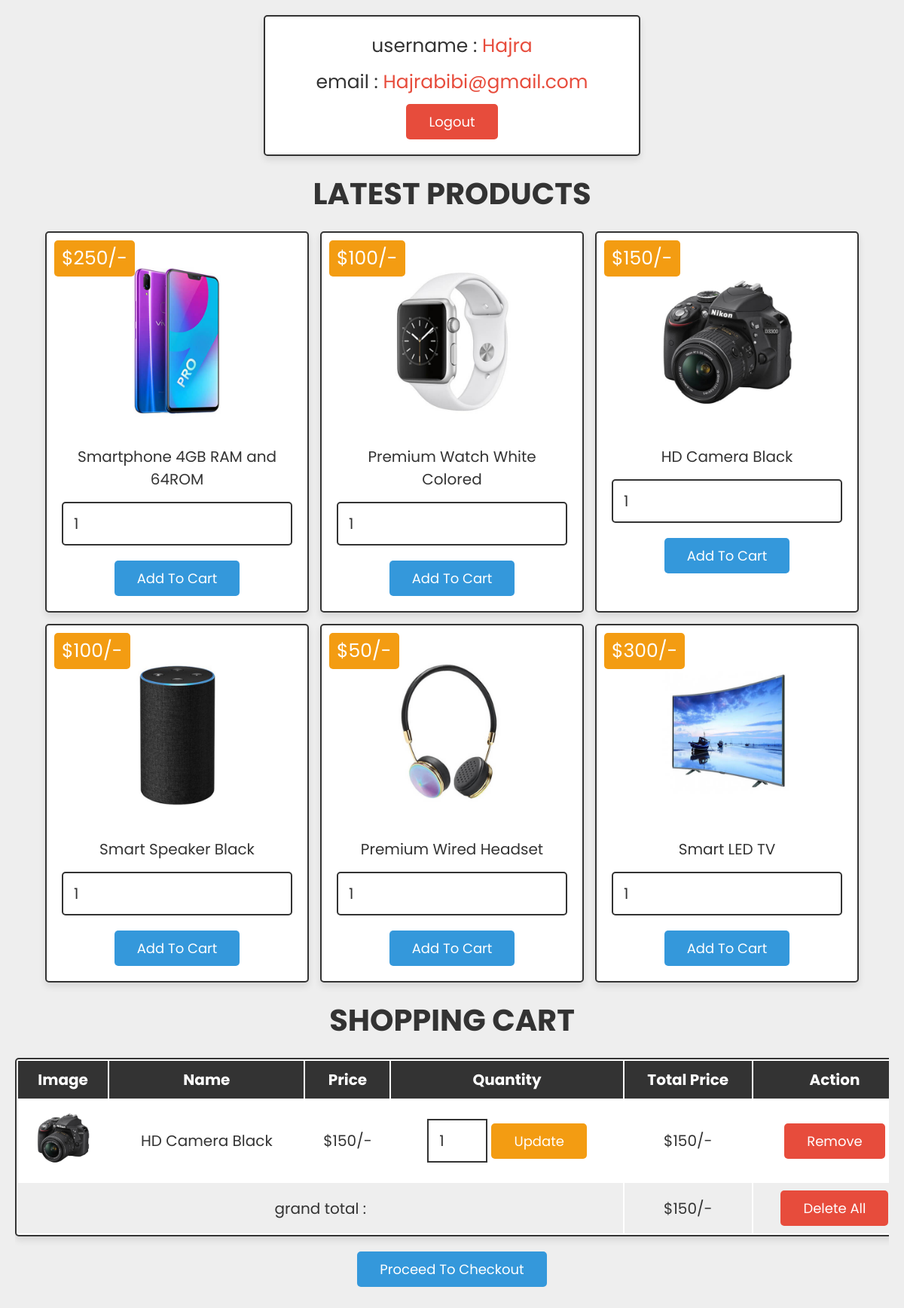
Page /index.php (signed in) on the committed database.
### tables this page shows
CREATE TABLE `user_form` (
  `id` int(100) NOT NULL,
  `name` varchar(100) NOT NULL,
  `email` varchar(100) NOT NULL,
  `password` varchar(100) NOT NULL
);

CREATE TABLE `products` (
  `id` int(100) NOT NULL,
  `name` varchar(100) NOT NULL,
  `price` varchar(100) NOT NULL,
  `image` varchar(100) NOT NULL
);

CREATE TABLE `cart` (
  `id` int(100) NOT NULL,
  `user_id` int(100) NOT NULL,
  `name` varchar(100) NOT NULL,
  `price` varchar(100) NOT NULL,
  `image` varchar(100) NOT NULL,
  `quantity` int(100) NOT NULL
);

### index.php (the view, shortened to what this page needs)
<?php
include 'config.php';
$user_id = $_SESSION['user_id'];
?>
<!DOCTYPE html>
<html lang="en">
<head>
   <link rel="stylesheet" href="css/style.css">
</head>
<body>
<div class="container">
<div class="user-profile">
   <?php
      $select_user = mysqli_query($conn, "SELECT * FROM `user_form` WHERE id = '$user_id'") or die('query failed');
      if(mysqli_num_rows($select_user) > 0){
         $fetch_user = mysqli_fetch_assoc($select_user);
      };
   ?>
   <p> username : <span><?php echo $fetch_user['name']; ?></span> </p>
   <p> email : <span><?php echo $fetch_user['email']; ?></span> </p>
   <div class="flex">
      <a href="index.php?logout=<?php echo $user_id; ?>" onclick="return confirm('are your sure you want to logout?');" class="delete-btn">logout</a>
   </div>
</div>
<div class="products">
   <h1 class="heading">latest products</h1>
   <div class="box-container">
   <?php
      $select_product = mysqli_query($conn, "SELECT * FROM `products`") or die('query failed');
      if(mysqli_num_rows($select_product) > 0){
         while($fetch_product = mysqli_fetch_assoc($select_product)){
   ?>
      <form method="post" class="box" action="">
         <img src="images/<?php echo $fetch_product['image']; ?>" alt="">
         <div class="name"><?php echo $fetch_product['name']; ?></div>
         <div class="price">$<?php echo $fetch_product['price']; ?>/-</div>
         <input type="number" min="1" name="product_quantity" value="1">
         <input type="submit" value="add to cart" name="add_to_cart" class="btn">
      </form>
   <?php
      };
   };
   ?>
   </div>
</div>
<div class="shopping-cart">
   <h1 class="heading">shopping cart</h1>
   <table>
      <thead>
         <th>image</th>
         <th>name</th>
         <th>price</th>
         <th>quantity</th>
         <th>total price</th>
         <th>action</th>
      </thead>
      <tbody>
      <?php
         $cart_query = mysqli_query($conn, "SELECT * FROM `cart` WHERE user_id = '$user_id'") or die('query failed');
         $grand_total = 0;
         if(mysqli_num_rows($cart_query) > 0){
            while($fetch_cart = mysqli_fetch_assoc($cart_query)){
      ?>
         <tr>
            <td><img src="images/<?php echo $fetch_cart['image']; ?>" height="100" alt=""></td>
            <td><?php echo $fetch_cart['name']; ?></td>
            <td>$<?php echo $fetch_cart['price']; ?>/-</td>
            <td>
               <form action="" method="post">
                  <input type="number" min="1" name="cart_quantity" value="<?php echo $fetch_cart['quantity']; ?>">
                  <input type="submit" name="update_cart" value="update" class="option-btn">
               </form>
            </td>
            <td>$<?php echo $sub_total = ($fetch_cart['price'] * $fetch_cart['quantity']); ?>/-</td>
            <td><a href="index.php?remove=<?php echo $fetch_cart['id']; ?>" class="delete-btn" onclick="return confirm('remove item from cart?');">remove</a></td>
         </tr>
      <?php
         $grand_total += $sub_total;
            }
         }else{
            echo '<tr><td style="padding:20px; text-transform:capitalize;" colspan="6">no item added</td></tr>';
         }
      ?>
      <tr class="table-bottom">
         <td colspan="4">grand total :</td>
         <td>$<?php echo $grand_total; ?>/-</td>
         <td><a href="index.php?delete_all" onclick="return confirm('delete all from cart?');" class="delete-btn <?php echo ($grand_total > 1)?'':'disabled'; ?>">delete all</a></td>
      </tr>
   </tbody>
   </table>
   <div class="cart-btn">
      <a href="#" class="btn <?php echo ($grand_total > 1)?'':'disabled'; ?>">proceed to checkout</a>
   </div>
</div>
</div>
</body>
</html>

### css/style.css (style rules this page uses)
:root { --blue:#3498db; --red:#e74c3c; --orange:#f39c12; --black:#333; --white:#fff; --light-bg:#eee; --box-shadow:0 5px 10px rgba(0,0,0,.1); --border:2px solid var(--black); }
* { font-family: 'Poppins', sans-serif; margin:0; padding:0; box-sizing: border-box; outline: none; border: none; text-decoration: none; }
body { background-color: var(--light-bg); }
.btn, .delete-btn, .option-btn { display: inline-block; padding:10px 30px; cursor: pointer; font-size: 18px; color:var(--white); border-radius: 5px; text-transform: capitalize; }
.btn { background-color: var(--blue); margin-top: 10px; }
.delete-btn { background-color: var(--red); }
.option-btn { background-color: var(--orange); }
.container { padding:0 20px; margin:0 auto; max-width: 1200px; padding-bottom: 70px; }
.container .heading { text-align: center; margin-bottom: 20px; font-size: 40px; text-transform: uppercase; color:var(--black); }
.container .user-profile { padding:20px; text-align: center; border:var(--border); background-color: var(--white); box-shadow: var(--box-shadow); border-radius: 5px; margin:20px auto; max-width: 500px; }
.container .user-profile p { margin-bottom: 10px; font-size: 25px; color:var(--black); }
.container .user-profile p span { color:var(--red); }
.container .user-profile .flex { display: flex; justify-content: center; flex-wrap: wrap; gap:10px; align-items: flex-end; }
.container .products .box-container { display: flex; flex-wrap: wrap; gap:15px; justify-content: center; }
.container .products .box-container .box { text-align: center; border-radius: 5px; box-shadow: var(--box-shadow); border:var(--border); position: relative; padding:20px; background-color: var(--white); width: 350px; }
.container .products .box-container .box img { height: 250px; }
.container .products .box-container .box .name { font-size: 20px; color:var(--black); padding:5px 0; }
.container .products .box-container .box .price { position: absolute; top:10px; left:10px; padding:5px 10px; border-radius: 5px; background-color: var(--orange); color:var(--white); font-size: 25px; }
.container .products .box-container .box input[type="number"] { margin:10px 0; width: 100%; border:var(--border); border-radius: 5px; font-size: 20px; color:var(--black); padding:12px 14px }
.container .shopping-cart { padding:20px 0; }
.container .shopping-cart table { width: 100%; text-align: center; border:var(--border); border-radius: 5px; box-shadow: var(--box-shadow); background-color: var(--white); }
.container .shopping-cart table thead { background-color: var(--black); }
.container .shopping-cart table thead th { padding:10px; color:var(--white); text-transform: capitalize; font-size: 20px; }
.container .shopping-cart table .table-bottom { background-color: var(--light-bg); }
.container .shopping-cart table tr td { padding:10px; font-size: 20px; color:var(--black); }
.container .shopping-cart table tr td:nth-child(1) { padding:0; }
.container .shopping-cart table tr td input[type="number"] { width: 80px; border:var(--border); padding:12px 14px; font-size: 20px; color:var(--black); }
.container .shopping-cart .cart-btn { margin-top: 10px; text-align: center; }
@media (max-width:1200px) { .container .shopping-cart { overflow-x: scroll; } }
@media (max-width:1200px) { .container .shopping-cart table { width: 1200px; } }

### rows in the picture
user_form: name "Hajra", email "Hajrabibi@gmail.com"
products: shows a picture, name "Smartphone 4GB RAM and 64ROM", price "250"
products: image (picture), name "Premium Watch White Colored", price "100"
products: image (picture), name "HD Camera Black", price "150"
products: image (picture), name "Smart Speaker Black", price "100"
products: image (picture), name "Premium Wired Headset", price "50"
products: image (picture), name "Smart LED TV", price "300"
cart: image (picture), name "HD Camera Black", price "150", cart_quantity "1"

### other values in the picture
$grand_total "150"
